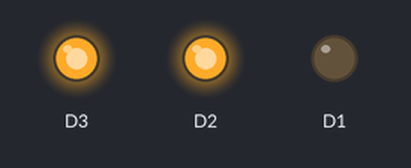
A sketch run on a simulated ESP8266 (NodeMCU). Parts: output pins drawn as LEDs (lit = HIGH). WiFi joins after 1.5 s; servers stay silent unless stated; the Firebase database answers and starts empty; what the sketch prints to the serial monitor is not drawn.

Above: at 0.1 s.
At 1.0 s:
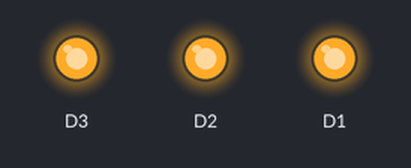
At 1.7 s:
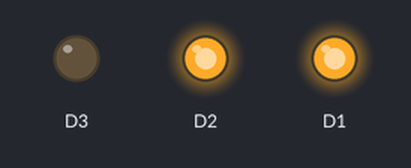
Timing chart, 0 to 3.4 s (numbered marks = the images above):
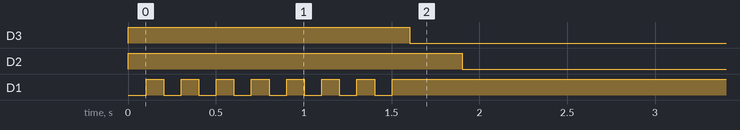

The sketch:

main.ino
```cpp
#include <ESP8266WiFi.h>
#include <FirebaseESP8266.h>

#define WIFI_SSID "NhacuaDiem"
#define WIFI_PASSWORD "abc.12345678"
#define API_KEY "AIzaSyAHrSVaAOc8s7q5k3BKYLGAlBWZjFqBjd0"
#define DATABASE_URL "esp8266-blueroler-default-rtdb.firebaseio.com"
#define USER_EMAIL "test@blueroler.com"
#define USER_PASSWORD "Blueroler@12345"

int cnt=300;
int cnt2=100;

FirebaseData data1;
FirebaseAuth auth;
FirebaseConfig config;

String value;

void setup() {

  pinMode(D1, OUTPUT);
  pinMode(D2, OUTPUT);
  pinMode(D3, OUTPUT);
  digitalWrite(D1, HIGH);
  digitalWrite(D2, HIGH);
  digitalWrite(D3, HIGH);
  Serial.begin(115200);
  Serial.print("Đang kết nối đến Wi-Fi ");
  Serial.println(WIFI_SSID);
  WiFi.begin(WIFI_SSID, WIFI_PASSWORD);
  while (WiFi.status() != WL_CONNECTED)
  {
    digitalWrite(D1, LOW);
    delay(100);
    digitalWrite(D1, HIGH);
    delay(100);
    Serial.println(cnt2);
    if (cnt2==0){
      Serial.println("Restart...");
      ESP.restart();}
    cnt2--;
  }
  digitalWrite(D3, LOW);
  Serial.println();
  Serial.print("Địa chỉ IP: ");
  Serial.println(WiFi.localIP());

  config.api_key = API_KEY;
  auth.user.email = USER_EMAIL;
  auth.user.password = USER_PASSWORD;
  config.database_url = DATABASE_URL;
  Firebase.begin(&config, &auth);
}

void loop() {
  //Firebase.setString(data1, ("DataButton/test"), 12345);

  if (Firebase.getString(data1, "Check/connect")) {
      value = data1.stringData();
      }
  if (value == "1"){
    Firebase.setString(data1, ("DataCheck/connect"), 0);
    }

  Firebase.getString(data1, "DataButton/test");
      value = data1.stringData();
  if (value == "1"){
    digitalWrite(D2, HIGH);
    Firebase.setString(data1, ("DataPlus/test"), 1);
    }
  else{
    digitalWrite(D2, LOW);
    Firebase.setString(data1, ("DataPlus/test"), 0);}
    Firebase.setString(data1, ("DataButton/timer"), cnt);
    delay(10);
  if (cnt==0){
    Serial.println("Restart...");
    ESP.restart();}
  cnt--;

  while (WiFi.status() != WL_CONNECTED)
  { ESP.restart();
    }
}
```

Measured:
- by itself, D2: HIGH → LOW at 1.9 s
